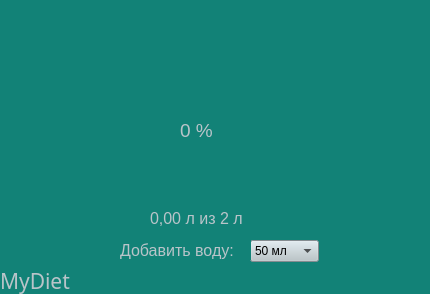
<?xml version="1.0" encoding="UTF-8"?>
<ui version="4.0">
 <class>Form</class>
 <widget class="QWidget" name="Form">
  <property name="geometry">
   <rect>
    <x>0</x>
    <y>0</y>
    <width>430</width>
    <height>294</height>
   </rect>
  </property>
  <property name="windowTitle">
   <string>Form</string>
  </property>
  <property name="styleSheet">
   <string notr="true">background-color:rgb(18, 130, 119)</string>
  </property>
  <widget class="QLabel" name="value_water">
   <property name="geometry">
    <rect>
     <x>150</x>
     <y>210</y>
     <width>161</width>
     <height>16</height>
    </rect>
   </property>
   <property name="font">
    <font>
     <pointsize>12</pointsize>
    </font>
   </property>
   <property name="styleSheet">
    <string notr="true">color:  rgb(185, 196, 201)</string>
   </property>
   <property name="text">
    <string>0,00 л из 2 л</string>
   </property>
  </widget>
  <widget class="QLabel" name="logo_app">
   <property name="geometry">
    <rect>
     <x>0</x>
     <y>260</y>
     <width>91</width>
     <height>41</height>
    </rect>
   </property>
   <property name="font">
    <font>
     <family>Poor Richard</family>
     <pointsize>16</pointsize>
    </font>
   </property>
   <property name="styleSheet">
    <string notr="true">color:  rgb(185, 196, 201)</string>
   </property>
   <property name="text">
    <string>MyDiet</string>
   </property>
  </widget>
  <widget class="QComboBox" name="values">
   <property name="geometry">
    <rect>
     <x>250</x>
     <y>240</y>
     <width>69</width>
     <height>22</height>
    </rect>
   </property>
   <property name="styleSheet">
    <string notr="true">background-color:  rgb(185, 196, 201)</string>
   </property>
   <item>
    <property name="text">
     <string>50 мл</string>
    </property>
   </item>
   <item>
    <property name="text">
     <string>100 мл</string>
    </property>
   </item>
   <item>
    <property name="text">
     <string>150 мл</string>
    </property>
   </item>
   <item>
    <property name="text">
     <string>200 мл</string>
    </property>
   </item>
   <item>
    <property name="text">
     <string>250 мл</string>
    </property>
   </item>
   <item>
    <property name="text">
     <string>300 мл</string>
    </property>
   </item>
   <item>
    <property name="text">
     <string>400 мл</string>
    </property>
   </item>
   <item>
    <property name="text">
     <string>450 мл</string>
    </property>
   </item>
   <item>
    <property name="text">
     <string>500 мл</string>
    </property>
   </item>
  </widget>
  <widget class="QLabel" name="label">
   <property name="geometry">
    <rect>
     <x>120</x>
     <y>240</y>
     <width>131</width>
     <height>20</height>
    </rect>
   </property>
   <property name="font">
    <font>
     <pointsize>12</pointsize>
    </font>
   </property>
   <property name="styleSheet">
    <string notr="true">color:  rgb(185, 196, 201)</string>
   </property>
   <property name="text">
    <string>Добавить воду:</string>
   </property>
  </widget>
  <widget class="QLabel" name="image">
   <property name="geometry">
    <rect>
     <x>110</x>
     <y>30</y>
     <width>181</width>
     <height>181</height>
    </rect>
   </property>
   <property name="text">
    <string/>
   </property>
  </widget>
  <widget class="QLabel" name="percent">
   <property name="geometry">
    <rect>
     <x>180</x>
     <y>110</y>
     <width>81</width>
     <height>41</height>
    </rect>
   </property>
   <property name="font">
    <font>
     <pointsize>14</pointsize>
    </font>
   </property>
   <property name="styleSheet">
    <string notr="true">color:  rgb(185, 196, 201)</string>
   </property>
   <property name="text">
    <string>0 %</string>
   </property>
  </widget>
 </widget>
 <resources/>
 <connections/>
</ui>
